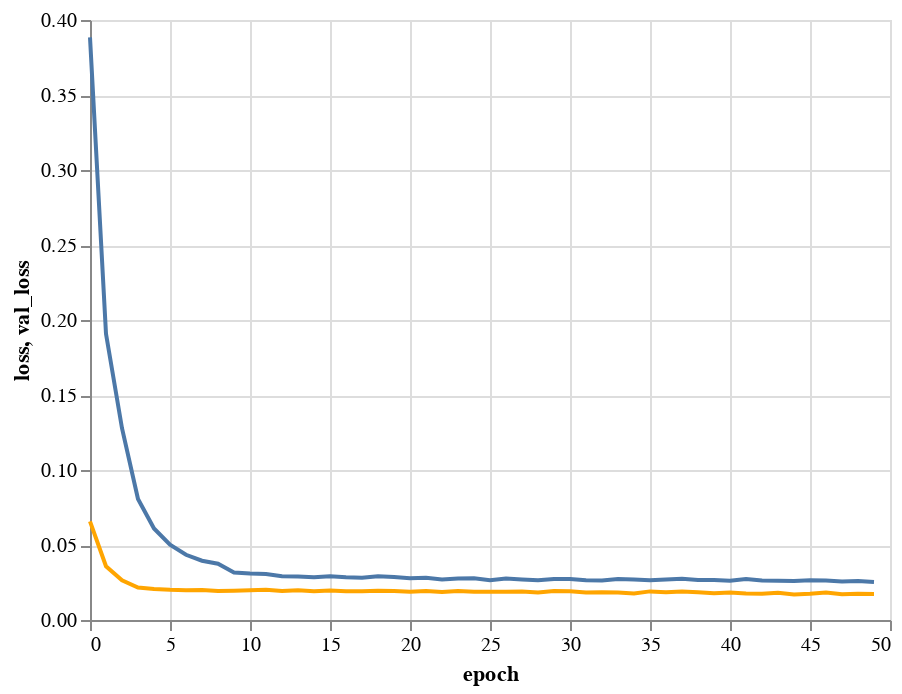

Notebook source saved alongside this figure:
### Code cell
hist_df = pd.DataFrame(history.history)
hist_df["epoch"] = history.epoch

alt.Chart(hist_df).mark_line().encode(
    x="epoch:Q",
    y="loss:Q"
) + alt.Chart(hist_df).mark_line(color="orange").encode(
    x="epoch:Q",
    y="val_loss:Q"
)

### Figure 1 — Vega-Lite specification as saved in the notebook (floating-point values rounded to 4 significant figures)
{"config": {"view": {"continuousWidth": 400, "continuousHeight": 300}}, "layer": [{"mark": "line", "encoding": {"x": {"field": "epoch", "type": "quantitative"}, "y": {"field": "loss", "type": "quantitative"}}}, {"mark": {"type": "line", "color": "orange"}, "encoding": {"x": {"field": "epoch", "type": "quantitative"}, "y": {"field": "val_loss", "type": "quantitative"}}}], "data": {"name": "data-51aff61a820e0df721326b8a952bba96"}, "$schema": "https://vega.github.io/schema/vega-lite/v4.17.0.json", "datasets": {"data-51aff61a820e0df721326b8a952bba96": [{"loss": 0.3884, "val_loss": 0.06573, "epoch": 0}, {"loss": 0.1908, "val_loss": 0.0358, "epoch": 1}, {"loss": 0.1278, "val_loss": 0.02653, "epoch": 2}, {"loss": 0.08064, "val_loss": 0.0217, "epoch": 3}, {"loss": 0.061, "val_loss": 0.0206, "epoch": 4}, {"loss": 0.05015, "val_loss": 0.02013, "epoch": 5}, {"loss": 0.04347, "val_loss": 0.0199, "epoch": 6}, {"loss": 0.0395, "val_loss": 0.01996, "epoch": 7}, {"loss": 0.0375, "val_loss": 0.01929, "epoch": 8}, {"loss": 0.03171, "val_loss": 0.01955, "epoch": 9}, {"loss": 0.03099, "val_loss": 0.01977, "epoch": 10}, {"loss": 0.03071, "val_loss": 0.02016, "epoch": 11}, {"loss": 0.02924, "val_loss": 0.01938, "epoch": 12}, {"loss": 0.02893, "val_loss": 0.01977, "epoch": 13}, {"loss": 0.02851, "val_loss": 0.01919, "epoch": 14}, {"loss": 0.02912, "val_loss": 0.01973, "epoch": 15}, {"loss": 0.02845, "val_loss": 0.0192, "epoch": 16}, {"loss": 0.02824, "val_loss": 0.01919, "epoch": 17}, {"loss": 0.02922, "val_loss": 0.01957, "epoch": 18}, {"loss": 0.02869, "val_loss": 0.01926, "epoch": 19}, {"loss": 0.02777, "val_loss": 0.01891, "epoch": 20}, {"loss": 0.02822, "val_loss": 0.01933, "epoch": 21}, {"loss": 0.027, "val_loss": 0.01868, "epoch": 22}, {"loss": 0.02771, "val_loss": 0.01929, "epoch": 23}, {"loss": 0.02782, "val_loss": 0.01891, "epoch": 24}, {"loss": 0.02658, "val_loss": 0.01882, "epoch": 25}, {"loss": 0.02769, "val_loss": 0.01875, "epoch": 26}, {"loss": 0.02706, "val_loss": 0.01899, "epoch": 27}, {"loss": 0.02656, "val_loss": 0.01838, "epoch": 28}, {"loss": 0.02727, "val_loss": 0.0193, "epoch": 29}, {"loss": 0.02734, "val_loss": 0.01909, "epoch": 30}, {"loss": 0.02652, "val_loss": 0.01826, "epoch": 31}, {"loss": 0.0264, "val_loss": 0.01846, "epoch": 32}, {"loss": 0.02726, "val_loss": 0.01836, "epoch": 33}, {"loss": 0.02695, "val_loss": 0.0177, "epoch": 34}, {"loss": 0.02647, "val_loss": 0.01908, "epoch": 35}, {"loss": 0.02703, "val_loss": 0.01858, "epoch": 36}, {"loss": 0.02751, "val_loss": 0.01908, "epoch": 37}, {"loss": 0.02674, "val_loss": 0.01846, "epoch": 38}, {"loss": 0.02666, "val_loss": 0.01784, "epoch": 39}, {"loss": 0.02623, "val_loss": 0.01832, "epoch": 40}, {"loss": 0.02736, "val_loss": 0.01761, "epoch": 41}, {"loss": 0.02626, "val_loss": 0.01747, "epoch": 42}, {"loss": 0.02625, "val_loss": 0.01818, "epoch": 43}, {"loss": 0.02595, "val_loss": 0.01704, "epoch": 44}, {"loss": 0.0265, "val_loss": 0.01757, "epoch": 45}, {"loss": 0.02635, "val_loss": 0.0184, "epoch": 46}, {"loss": 0.02559, "val_loss": 0.01722, "epoch": 47}, {"loss": 0.02594, "val_loss": 0.01751, "epoch": 48}, {"loss": 0.02534, "val_loss": 0.01741, "epoch": 49}]}}
